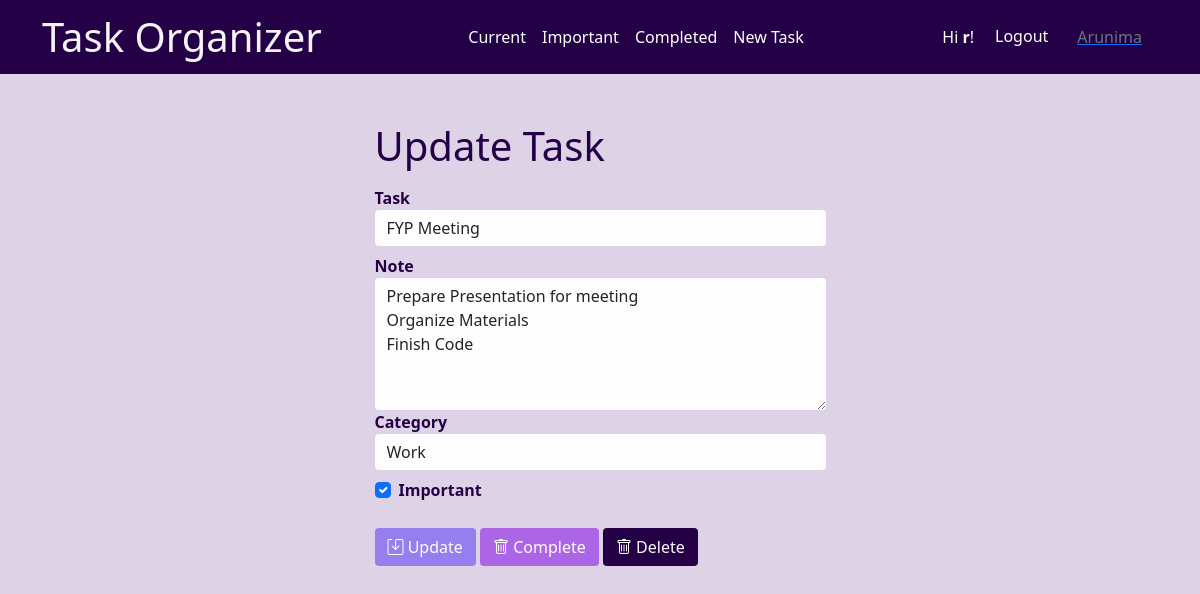
The page /task/10 (signed in) on the database its author committed.
### task/models.py (models this page shows, shortened)
class Task(models.Model):
    user = models.ForeignKey(User, on_delete=models.CASCADE)
    t_name = models.CharField(max_length=100)
    note = models.TextField(blank=True)
    priority = models.BooleanField(default=False)
    created = models.DateTimeField(auto_now_add=True)
    completiondate = models.DateTimeField(null=True, blank=True)
    category = models.CharField(max_length=100)

### task/views.py (the view, shortened to what this page needs)
# urls.py: path('task/<int:task_pk>', views.updatetask, name='update'),
@login_required
def updatetask(request, task_pk):
    task = get_object_or_404(Task, pk=task_pk, user=request.user)
    if request.method == 'GET':
        f = TaskForm(instance=task)
        return render(request, 'task/update.html', {'task': task, 'form': f})

### task/forms.py
class TaskForm(ModelForm):
    class Meta:
        model = Task
        fields = ['t_name', 'note','category', 'priority']

### task/templates/task/update.html (shortened to what this page needs)
{% extends "task/base.html" %}
{% block content %}
    <div class="row justify-content-center mt-5">
        <div class="col-md-5">
            <h2 class="display-6" style="color:#240046;"><strong>Update Task</strong></h2>
        </div>
    </div>
    <div class="row justify-content-center mt-2">
        <div class="col-md-5">
            <form method="POST">
                <div class="form-group">
                    <label for="t_name" style="color:#240046;"><strong>Task</strong></label>
                    <input type="text" name="t_name" class="form-control" id="t_name" value="{{ task.t_name }}" style="background-color:#fdfdfd; border:#c86bfa;" required>
                </div>
                <div class="form-group mt-2">
                    <label for="note" style="color:#240046;"><strong>Note</strong></label>
                    <textarea name="note" rows="5" class="form-control" id="note" style="background-color:#fdfdfd; border:#c86bfa;" required>{{ task.note }}</textarea>
                </div>
                <div class="form-group">
                    <label for="category" style="color:#240046;"><strong>Category</strong></label>
                    <input type="text" name="category" class="form-control" id="category" value="{{ task.category }}" style="background-color:#fdfdfd; border:#c86bfa;" required>
                </div>
                <div class="form-group form-check mt-2">
                    <input type="checkbox" name="priority" class="form-check-input" id="priority"  {% if task.priority %}checked{% endif %}>
                    <label class="form-check-label" for="priority" style="color:#240046;"><strong>Important</strong></label>
                </div>
                <br>
                <button type="submit" class="btn" style="background-color:#957fef; color:#fdfdfd;"><i class="bi bi-save" style="color:#fdfdfd;"></i> Update</button>
                {% if task.datecompleted is None %}
                <button type="submit" class="btn" formaction="{% url 'completetask' task.id %}" style="background-color:#ac66e5; color:#fdfdfd;"><i class="bi bi-trash" style="color:#fdfdfd;"></i> Complete</button>
                {% endif %}
                <button type="submit" class="btn" formaction="{% url 'deletetask' task.id %}" style="background-color:#240046; color:#fdfdfd;"><i class="bi bi-trash" style="color:#fdfdfd;"></i> Delete</button>
            </form>
        </div>
    </div>
{% endblock %}

### task/templates/task/base.html (shortened to what this page needs)
<!doctype html>
<html lang="en">
<head>
    <link href="https://cdn.jsdelivr.net/npm/bootstrap@5.0.2/dist/css/bootstrap.min.css" rel="stylesheet"
>
    <link rel="stylesheet" href="https://cdn.jsdelivr.net/npm/bootstrap-icons@1.9.1/font/bootstrap-icons.css">
</head>
<body style="background-color:#ded3e6">
    <nav class="navbar navbar-expand-md " style="background-color:#240046; ">
        <div class="container">
            <a class="navbar-brand" href="{% url 'home' %}">
                <span class='h1' style="color:#f5f3f6;">Task Organizer</span>
            </a>
            <div class="collapse navbar-collapse">
                {% if user.is_authenticated %}
                <ul class="navbar-nav ms-auto">
                    <li class="nav-item {{ current }}">
                        <a class="nav-link" href="{% url 'currenttasks' %}" style="color:white;">Current</a>
                    </li>
                    <li class="nav-item {{ important }}">
                        <a class="nav-link" href="{% url 'importanttasks' %}" style="color:white;">Important</a>
                    </li>
                    <li class="nav-item {{ completed }}">
                        <a class="nav-link" href="{% url 'completedtasks' %}" style="color:white;">Completed</a>
                    </li>
                    <li class="nav-item {{ new }}">
                        <a class="nav-link" href="{% url 'newtask' %}" style="color:white;">New Task</a>
                    </li>
                </ul>
                {% endif %}
                <ul class="navbar-nav ms-auto">
                    {% if user.is_authenticated %}
                    <li class="nav-item">
                        <a class="nav-link" href="#" style="color:white;">Hi <strong>{{ user.username }}</strong>!</a>
                    </li>
                    <li class="nav-item">
                        <form method="POST">
                            <button type="submit" class="btn" style="color:white;"
                                formaction="{% url 'logoutuser' %}">Logout</button>
                        </form>
                    </li>
                    {% endif %}
                </ul>
            </div>
            <a class="nav-item" href="https://arunimadivya.github.io/">
                <span class="nav-link text-muted" style="color:#f5f3f6;">Arunima</span>
            </a>
        </div>
    </nav>
    <div class="container">
        {% block content %}{% endblock %}
    </div>
</body>
</html>

### rows shown on the page
Task: t_name "FYP Meeting", note "Prepare Presentation for meeting Organize Materials Finish Code", category "Work", priority "☑"

### other values the page prints
{{ user.username }} "r"
